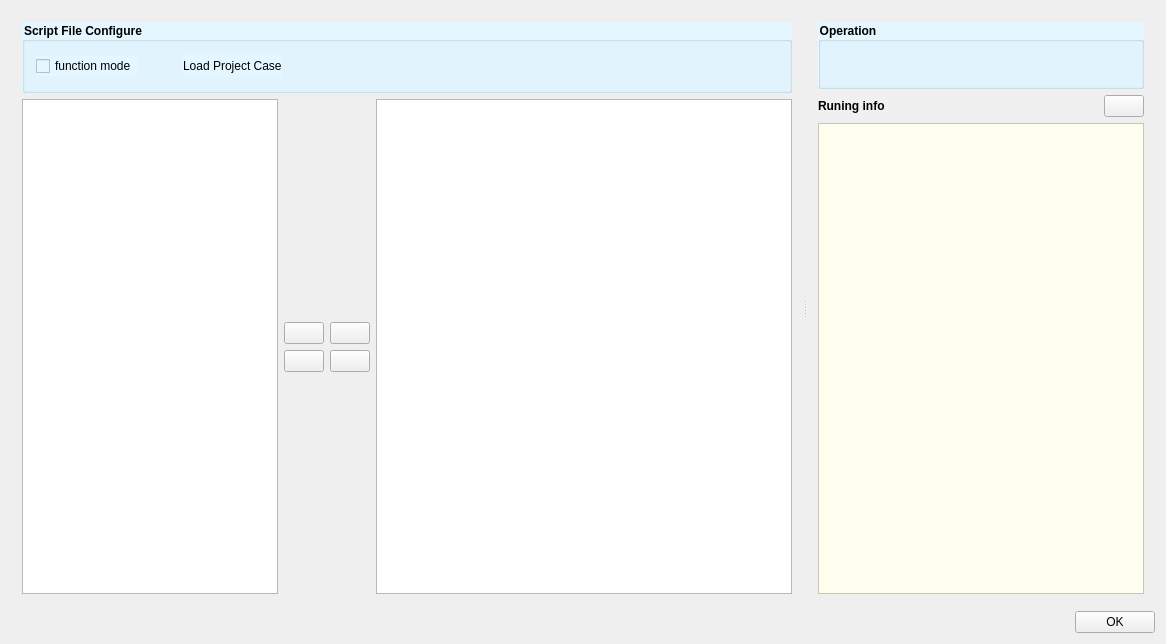
<?xml version="1.0" encoding="UTF-8"?>
<ui version="4.0">
 <class>CaseScriptConfigure</class>
 <widget class="QDialog" name="CaseScriptConfigure">
  <property name="geometry">
   <rect>
    <x>0</x>
    <y>0</y>
    <width>1166</width>
    <height>644</height>
   </rect>
  </property>
  <property name="windowTitle">
   <string>Run Script Configure</string>
  </property>
  <layout class="QGridLayout" name="gridLayout">
   <item row="0" column="0">
    <layout class="QVBoxLayout" name="verticalLayout_5">
     <item>
      <widget class="QSplitter" name="top_splitter">
       <property name="sizePolicy">
        <sizepolicy hsizetype="Expanding" vsizetype="Expanding">
         <horstretch>0</horstretch>
         <verstretch>0</verstretch>
        </sizepolicy>
       </property>
       <property name="orientation">
        <enum>Qt::Horizontal</enum>
       </property>
       <widget class="QWidget" name="layoutWidget">
        <layout class="QVBoxLayout" name="verticalLayout_4" stretch="1,7">
         <item>
          <widget class="QGroupBox" name="groupBox_2">
           <property name="sizePolicy">
            <sizepolicy hsizetype="Preferred" vsizetype="Preferred">
             <horstretch>0</horstretch>
             <verstretch>1</verstretch>
            </sizepolicy>
           </property>
           <property name="font">
            <font>
             <pointsize>9</pointsize>
             <weight>75</weight>
             <bold>true</bold>
            </font>
           </property>
           <property name="styleSheet">
            <string notr="true">background-color: rgb(228, 246, 255);</string>
           </property>
           <property name="title">
            <string>Script File Configure</string>
           </property>
           <layout class="QGridLayout" name="gridLayout_2">
            <item row="0" column="0">
             <layout class="QHBoxLayout" name="horizontalLayout">
              <item>
               <widget class="QCheckBox" name="checkBox">
                <property name="styleSheet">
                 <string notr="true">font: 75 12pt &quot;Arial&quot;;</string>
                </property>
                <property name="text">
                 <string>function mode</string>
                </property>
               </widget>
              </item>
              <item>
               <spacer name="horizontalSpacer_5">
                <property name="orientation">
                 <enum>Qt::Horizontal</enum>
                </property>
                <property name="sizeType">
                 <enum>QSizePolicy::Preferred</enum>
                </property>
                <property name="sizeHint" stdset="0">
                 <size>
                  <width>40</width>
                  <height>20</height>
                 </size>
                </property>
               </spacer>
              </item>
              <item>
               <widget class="QLabel" name="label">
                <property name="styleSheet">
                 <string notr="true">font: 75 12pt &quot;Arial&quot;;
</string>
                </property>
                <property name="text">
                 <string>Load Project Case</string>
                </property>
               </widget>
              </item>
              <item>
               <widget class="QPushButton" name="pushButton_LoadCaseList">
                <property name="styleSheet">
                 <string notr="true">selection-background-color: rgb(0, 170, 127);
selection-color: rgb(31, 95, 95);
background-color: rgb(228, 246, 255);
QPushButton{
	outline none
};
focus {
border-width:2px;
border-color:rgb(170, 170, 255);
}</string>
                </property>
                <property name="text">
                 <string/>
                </property>
                <property name="icon">
                 <iconset resource="Resource.qrc">
                  <normaloff>:/RTA/PyRunner/Resources/load.png</normaloff>:/RTA/PyRunner/Resources/load.png</iconset>
                </property>
                <property name="iconSize">
                 <size>
                  <width>32</width>
                  <height>32</height>
                 </size>
                </property>
                <property name="flat">
                 <bool>true</bool>
                </property>
               </widget>
              </item>
              <item>
               <spacer name="horizontalSpacer_4">
                <property name="orientation">
                 <enum>Qt::Horizontal</enum>
                </property>
                <property name="sizeType">
                 <enum>QSizePolicy::Expanding</enum>
                </property>
                <property name="sizeHint" stdset="0">
                 <size>
                  <width>40</width>
                  <height>20</height>
                 </size>
                </property>
               </spacer>
              </item>
             </layout>
            </item>
           </layout>
          </widget>
         </item>
         <item>
          <layout class="QHBoxLayout" name="HLayout_Caselist" stretch="0,1,20">
           <item>
            <widget class="QTreeView" name="CaseFile_treeView">
             <property name="sizePolicy">
              <sizepolicy hsizetype="Expanding" vsizetype="Expanding">
               <horstretch>0</horstretch>
               <verstretch>5</verstretch>
              </sizepolicy>
             </property>
            </widget>
           </item>
           <item>
            <layout class="QVBoxLayout" name="verticalLayout_3">
             <item>
              <spacer name="verticalSpacer_2">
               <property name="orientation">
                <enum>Qt::Vertical</enum>
               </property>
               <property name="sizeHint" stdset="0">
                <size>
                 <width>20</width>
                 <height>40</height>
                </size>
               </property>
              </spacer>
             </item>
             <item>
              <layout class="QHBoxLayout" name="horizontalLayout_7">
               <item>
                <widget class="QPushButton" name="pushButton">
                 <property name="text">
                  <string/>
                 </property>
                 <property name="icon">
                  <iconset resource="Resource.qrc">
                   <normaloff>:/RTA/PyRunner/Resources/left.png</normaloff>:/RTA/PyRunner/Resources/left.png</iconset>
                 </property>
                </widget>
               </item>
               <item>
                <widget class="QPushButton" name="pushButton_2">
                 <property name="sizePolicy">
                  <sizepolicy hsizetype="Minimum" vsizetype="Fixed">
                   <horstretch>0</horstretch>
                   <verstretch>0</verstretch>
                  </sizepolicy>
                 </property>
                 <property name="text">
                  <string/>
                 </property>
                 <property name="icon">
                  <iconset resource="Resource.qrc">
                   <normaloff>:/RTA/PyRunner/Resources/right.png</normaloff>:/RTA/PyRunner/Resources/right.png</iconset>
                 </property>
                </widget>
               </item>
              </layout>
             </item>
             <item>
              <layout class="QHBoxLayout" name="horizontalLayout_8">
               <item>
                <widget class="QPushButton" name="pushButton_3">
                 <property name="text">
                  <string/>
                 </property>
                 <property name="icon">
                  <iconset resource="Resource.qrc">
                   <normaloff>:/RTA/PyRunner/Resources/left(3).png</normaloff>:/RTA/PyRunner/Resources/left(3).png</iconset>
                 </property>
                </widget>
               </item>
               <item>
                <widget class="QPushButton" name="pushButton_4">
                 <property name="text">
                  <string/>
                 </property>
                 <property name="icon">
                  <iconset resource="Resource.qrc">
                   <normaloff>:/RTA/PyRunner/Resources/right(6).png</normaloff>:/RTA/PyRunner/Resources/right(6).png</iconset>
                 </property>
                </widget>
               </item>
              </layout>
             </item>
             <item>
              <spacer name="verticalSpacer">
               <property name="orientation">
                <enum>Qt::Vertical</enum>
               </property>
               <property name="sizeHint" stdset="0">
                <size>
                 <width>20</width>
                 <height>40</height>
                </size>
               </property>
              </spacer>
             </item>
            </layout>
           </item>
           <item>
            <widget class="QListView" name="Case_exce_listView"/>
           </item>
          </layout>
         </item>
        </layout>
       </widget>
       <widget class="QWidget" name="layoutWidget">
        <layout class="QVBoxLayout" name="verticalLayout_2" stretch="0,0">
         <item>
          <widget class="QGroupBox" name="groupBox">
           <property name="sizePolicy">
            <sizepolicy hsizetype="Expanding" vsizetype="Fixed">
             <horstretch>0</horstretch>
             <verstretch>0</verstretch>
            </sizepolicy>
           </property>
           <property name="minimumSize">
            <size>
             <width>131</width>
             <height>61</height>
            </size>
           </property>
           <property name="font">
            <font>
             <weight>75</weight>
             <bold>true</bold>
            </font>
           </property>
           <property name="styleSheet">
            <string notr="true">background-color: rgb(228, 246, 255);</string>
           </property>
           <property name="title">
            <string>Operation</string>
           </property>
           <layout class="QHBoxLayout" name="horizontalLayout_6">
            <item>
             <layout class="QHBoxLayout" name="horizontalLayout_5">
              <item>
               <layout class="QHBoxLayout" name="horizontalLayout_4">
                <item>
                 <widget class="QPushButton" name="pushButton_run">
                  <property name="sizePolicy">
                   <sizepolicy hsizetype="Fixed" vsizetype="Fixed">
                    <horstretch>0</horstretch>
                    <verstretch>0</verstretch>
                   </sizepolicy>
                  </property>
                  <property name="styleSheet">
                   <string notr="true">background-color: rgba(255, 255, 255, 0);</string>
                  </property>
                  <property name="text">
                   <string/>
                  </property>
                  <property name="icon">
                   <iconset resource="Resource.qrc">
                    <normaloff>:/RTA/PyRunner/Resources/start.png</normaloff>:/RTA/PyRunner/Resources/start.png</iconset>
                  </property>
                  <property name="iconSize">
                   <size>
                    <width>32</width>
                    <height>32</height>
                   </size>
                  </property>
                  <property name="shortcut">
                   <string>F5</string>
                  </property>
                  <property name="autoRepeat">
                   <bool>false</bool>
                  </property>
                  <property name="flat">
                   <bool>true</bool>
                  </property>
                 </widget>
                </item>
                <item>
                 <widget class="QPushButton" name="pushButton_stop">
                  <property name="sizePolicy">
                   <sizepolicy hsizetype="Fixed" vsizetype="Fixed">
                    <horstretch>0</horstretch>
                    <verstretch>0</verstretch>
                   </sizepolicy>
                  </property>
                  <property name="styleSheet">
                   <string notr="true"/>
                  </property>
                  <property name="text">
                   <string/>
                  </property>
                  <property name="icon">
                   <iconset resource="Resource.qrc">
                    <normaloff>:/RTA/PyRunner/Resources/stop.png</normaloff>:/RTA/PyRunner/Resources/stop.png</iconset>
                  </property>
                  <property name="iconSize">
                   <size>
                    <width>32</width>
                    <height>32</height>
                   </size>
                  </property>
                  <property name="shortcut">
                   <string>Alt+F5</string>
                  </property>
                  <property name="autoRepeat">
                   <bool>false</bool>
                  </property>
                  <property name="flat">
                   <bool>true</bool>
                  </property>
                 </widget>
                </item>
                <item>
                 <widget class="QPushButton" name="pushButton_reload">
                  <property name="sizePolicy">
                   <sizepolicy hsizetype="Fixed" vsizetype="Fixed">
                    <horstretch>0</horstretch>
                    <verstretch>0</verstretch>
                   </sizepolicy>
                  </property>
                  <property name="styleSheet">
                   <string notr="true"/>
                  </property>
                  <property name="text">
                   <string/>
                  </property>
                  <property name="icon">
                   <iconset resource="Resource.qrc">
                    <normaloff>:/RTA/PyRunner/Resources/reload.png</normaloff>:/RTA/PyRunner/Resources/reload.png</iconset>
                  </property>
                  <property name="iconSize">
                   <size>
                    <width>32</width>
                    <height>32</height>
                   </size>
                  </property>
                  <property name="autoRepeat">
                   <bool>false</bool>
                  </property>
                  <property name="flat">
                   <bool>true</bool>
                  </property>
                 </widget>
                </item>
                <item>
                 <spacer name="horizontalSpacer_3">
                  <property name="orientation">
                   <enum>Qt::Horizontal</enum>
                  </property>
                  <property name="sizeHint" stdset="0">
                   <size>
                    <width>40</width>
                    <height>20</height>
                   </size>
                  </property>
                 </spacer>
                </item>
               </layout>
              </item>
             </layout>
            </item>
           </layout>
          </widget>
         </item>
         <item>
          <layout class="QVBoxLayout" name="verticalLayout">
           <item>
            <layout class="QHBoxLayout" name="horizontalLayout_3">
             <item>
              <widget class="QLabel" name="label_infodisp">
               <property name="font">
                <font>
                 <pointsize>9</pointsize>
                 <weight>75</weight>
                 <bold>true</bold>
                </font>
               </property>
               <property name="styleSheet">
                <string notr="true">background-color: rgb(240, 240, 240);</string>
               </property>
               <property name="text">
                <string>Runing info </string>
               </property>
              </widget>
             </item>
             <item>
              <spacer name="horizontalSpacer_2">
               <property name="orientation">
                <enum>Qt::Horizontal</enum>
               </property>
               <property name="sizeHint" stdset="0">
                <size>
                 <width>58</width>
                 <height>20</height>
                </size>
               </property>
              </spacer>
             </item>
             <item>
              <widget class="QPushButton" name="pushButton_reset">
               <property name="sizePolicy">
                <sizepolicy hsizetype="Preferred" vsizetype="Preferred">
                 <horstretch>0</horstretch>
                 <verstretch>0</verstretch>
                </sizepolicy>
               </property>
               <property name="styleSheet">
                <string notr="true"/>
               </property>
               <property name="text">
                <string/>
               </property>
               <property name="icon">
                <iconset resource="Resource.qrc">
                 <normaloff>:/RTA/PyRunner/Resources/clean up.png</normaloff>:/RTA/PyRunner/Resources/clean up.png</iconset>
               </property>
              </widget>
             </item>
            </layout>
           </item>
           <item>
            <widget class="QTextBrowser" name="TB_RunInfodisp">
             <property name="styleSheet">
              <string notr="true">background-color: rgb(255, 255, 240);</string>
             </property>
            </widget>
           </item>
          </layout>
         </item>
        </layout>
       </widget>
      </widget>
     </item>
     <item>
      <layout class="QHBoxLayout" name="horizontalLayout_2">
       <item>
        <spacer name="horizontalSpacer">
         <property name="orientation">
          <enum>Qt::Horizontal</enum>
         </property>
         <property name="sizeType">
          <enum>QSizePolicy::Expanding</enum>
         </property>
         <property name="sizeHint" stdset="0">
          <size>
           <width>328</width>
           <height>20</height>
          </size>
         </property>
        </spacer>
       </item>
       <item>
        <widget class="QPushButton" name="pushButton_ok">
         <property name="text">
          <string>OK</string>
         </property>
        </widget>
       </item>
      </layout>
     </item>
    </layout>
   </item>
  </layout>
  <action name="action_AddToExeCutionList">
   <property name="text">
    <string>AddToExeCutionList</string>
   </property>
  </action>
 </widget>
 <layoutdefault spacing="6" margin="11"/>
 <resources>
  <include location="Resource.qrc"/>
 </resources>
 <connections/>
</ui>
